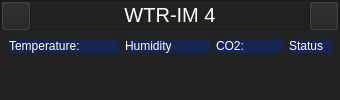
                <widget class="QWidget" name="sensor4_page">
                 <layout class="QVBoxLayout" name="verticalLayout_16">
                  <property name="spacing">
                   <number>0</number>
                  </property>
                  <property name="leftMargin">
                   <number>0</number>
                  </property>
                  <property name="topMargin">
                   <number>0</number>
                  </property>
                  <property name="rightMargin">
                   <number>0</number>
                  </property>
                  <property name="bottomMargin">
                   <number>0</number>
                  </property>
                  <item>
                   <widget class="QFrame" name="sensor4_main_frame">
                    <property name="styleSheet">
                     <string notr="true">background-color: rgb(34, 34, 34);
</string>
                    </property>
                    <property name="frameShape">
                     <enum>QFrame::NoFrame</enum>
                    </property>
                    <property name="frameShadow">
                     <enum>QFrame::Raised</enum>
                    </property>
                    <layout class="QVBoxLayout" name="verticalLayout_14">
                     <property name="spacing">
                      <number>0</number>
                     </property>
                     <property name="leftMargin">
                      <number>0</number>
                     </property>
                     <property name="topMargin">
                      <number>0</number>
                     </property>
                     <property name="rightMargin">
                      <number>0</number>
                     </property>
                     <property name="bottomMargin">
                      <number>0</number>
                     </property>
                     <item>
                      <widget class="QFrame" name="sensor4_header">
                       <property name="maximumSize">
                        <size>
                         <width>16777215</width>
                         <height>30</height>
                        </size>
                       </property>
                       <property name="styleSheet">
                        <string notr="true">QPushButton{
	background-color: rgb(34, 34, 34);
}
QPushButton:hover{
	background-color: rgb(0, 104, 156);
	border-radius: 5px;
}
QLabel{
	background-color: rgb(34, 34, 34);
}
</string>
                       </property>
                       <property name="frameShape">
                        <enum>QFrame::StyledPanel</enum>
                       </property>
                       <property name="frameShadow">
                        <enum>QFrame::Raised</enum>
                       </property>
                       <layout class="QHBoxLayout" name="horizontalLayout_26">
                        <property name="spacing">
                         <number>0</number>
                        </property>
                        <property name="leftMargin">
                         <number>0</number>
                        </property>
                        <property name="topMargin">
                         <number>0</number>
                        </property>
                        <property name="rightMargin">
                         <number>0</number>
                        </property>
                        <property name="bottomMargin">
                         <number>0</number>
                        </property>
                        <item>
                         <widget class="QPushButton" name="sensor4_prev_btn">
                          <property name="minimumSize">
                           <size>
                            <width>0</width>
                            <height>30</height>
                           </size>
                          </property>
                          <property name="maximumSize">
                           <size>
                            <width>30</width>
                            <height>16777215</height>
                           </size>
                          </property>
                          <property name="styleSheet">
                           <string notr="true"/>
                          </property>
                          <property name="text">
                           <string/>
                          </property>
                          <property name="icon">
                           <iconset resource="demo.qrc">
                            <normaloff>:/icons/icons/cil-arrow-circle-left.png</normaloff>:/icons/icons/cil-arrow-circle-left.png</iconset>
                          </property>
                          <property name="iconSize">
                           <size>
                            <width>24</width>
                            <height>24</height>
                           </size>
                          </property>
                         </widget>
                        </item>
                        <item>
                         <widget class="QLabel" name="sensor4_label">
                          <property name="font">
                           <font>
                            <pointsize>15</pointsize>
                            <stylestrategy>PreferDefault</stylestrategy>
                           </font>
                          </property>
                          <property name="styleSheet">
                           <string notr="true">color: rgb(255, 255, 255);</string>
                          </property>
                          <property name="text">
                           <string>WTR-IM 4</string>
                          </property>
                          <property name="alignment">
                           <set>Qt::AlignCenter</set>
                          </property>
                         </widget>
                        </item>
                        <item>
                         <widget class="QPushButton" name="sensor4_next_btn">
                          <property name="minimumSize">
                           <size>
                            <width>0</width>
                            <height>30</height>
                           </size>
                          </property>
                          <property name="maximumSize">
                           <size>
                            <width>30</width>
                            <height>16777215</height>
                           </size>
                          </property>
                          <property name="styleSheet">
                           <string notr="true"/>
                          </property>
                          <property name="text">
                           <string/>
                          </property>
                          <property name="icon">
                           <iconset resource="demo.qrc">
                            <normaloff>:/icons/icons/cil-arrow-circle-right.png</normaloff>:/icons/icons/cil-arrow-circle-right.png</iconset>
                          </property>
                          <property name="iconSize">
                           <size>
                            <width>24</width>
                            <height>24</height>
                           </size>
                          </property>
                         </widget>
                        </item>
                       </layout>
                      </widget>
                     </item>
                     <item>
                      <widget class="QFrame" name="sensor4_body">
                       <property name="styleSheet">
                        <string notr="true">background-color: rgb(34, 34, 34);
border-radius: 5px;</string>
                       </property>
                       <property name="frameShape">
                        <enum>QFrame::NoFrame</enum>
                       </property>
                       <property name="frameShadow">
                        <enum>QFrame::Raised</enum>
                       </property>
                       <layout class="QVBoxLayout" name="verticalLayout_15">
                        <property name="leftMargin">
                         <number>0</number>
                        </property>
                        <property name="topMargin">
                         <number>0</number>
                        </property>
                        <property name="rightMargin">
                         <number>0</number>
                        </property>
                        <property name="bottomMargin">
                         <number>0</number>
                        </property>
                        <item>
                         <widget class="QFrame" name="sensor4_details_frame">
                          <property name="maximumSize">
                           <size>
                            <width>16777215</width>
                            <height>50</height>
                           </size>
                          </property>
                          <property name="styleSheet">
                           <string notr="true">background-color: rgb(34, 34, 34);</string>
                          </property>
                          <property name="frameShape">
                           <enum>QFrame::StyledPanel</enum>
                          </property>
                          <property name="frameShadow">
                           <enum>QFrame::Raised</enum>
                          </property>
                          <layout class="QHBoxLayout" name="horizontalLayout_27">
                           <property name="spacing">
                            <number>6</number>
                           </property>
                           <property name="leftMargin">
                            <number>9</number>
                           </property>
                           <property name="topMargin">
                            <number>9</number>
                           </property>
                           <property name="rightMargin">
                            <number>9</number>
                           </property>
                           <property name="bottomMargin">
                            <number>9</number>
                           </property>
                           <item>
                            <widget class="QFrame" name="sensor4_temp_frame">
                             <property name="styleSheet">
                              <string notr="true">QFrame{
background-color: rgb(23, 37, 83);
border-radius: 5px;
}
QPushButton{
background-color: rgb(23, 37, 83);
}
QPushButton:hover{
	background-color: rgb(0, 104, 156);
	border-radius: 5px;
}</string>
                             </property>
                             <property name="frameShape">
                              <enum>QFrame::StyledPanel</enum>
                             </property>
                             <property name="frameShadow">
                              <enum>QFrame::Raised</enum>
                             </property>
                             <layout class="QHBoxLayout" name="horizontalLayout_28">
                              <property name="spacing">
                               <number>0</number>
                              </property>
                              <property name="leftMargin">
                               <number>0</number>
                              </property>
                              <property name="topMargin">
                               <number>0</number>
                              </property>
                              <property name="rightMargin">
                               <number>0</number>
                              </property>
                              <property name="bottomMargin">
                               <number>0</number>
                              </property>
                              <item>
                               <widget class="QLabel" name="sensor4_temp_label">
                                <property name="minimumSize">
                                 <size>
                                  <width>0</width>
                                  <height>0</height>
                                 </size>
                                </property>
                                <property name="styleSheet">
                                 <string notr="true">color: rgb(255, 255, 255);</string>
                                </property>
                                <property name="text">
                                 <string>Temperature:</string>
                                </property>
                               </widget>
                              </item>
                              <item>
                               <widget class="QLabel" name="sensor4_temp_value">
                                <property name="styleSheet">
                                 <string notr="true">color: rgb(255, 255, 255);</string>
                                </property>
                                <property name="text">
                                 <string/>
                                </property>
                               </widget>
                              </item>
                              <item>
                               <widget class="QPushButton" name="sensor4_temp_trend_btn">
                                <property name="maximumSize">
                                 <size>
                                  <width>32</width>
                                  <height>32</height>
                                 </size>
                                </property>
                                <property name="text">
                                 <string/>
                                </property>
                                <property name="icon">
                                 <iconset resource="demo.qrc">
                                  <normaloff>:/icons/icons/cil-chart-line.png</normaloff>:/icons/icons/cil-chart-line.png</iconset>
                                </property>
                                <property name="iconSize">
                                 <size>
                                  <width>32</width>
                                  <height>32</height>
                                 </size>
                                </property>
                               </widget>
                              </item>
                             </layout>
                            </widget>
                           </item>
                           <item>
                            <widget class="QFrame" name="sensor4_humidity_frame">
                             <property name="styleSheet">
                              <string notr="true">QFrame{
background-color: rgb(23, 37, 83);
border-radius: 5px;
}
QPushButton{
background-color: rgb(23, 37, 83);
}
QPushButton:hover{
	background-color: rgb(0, 104, 156);
	border-radius: 5px;
}</string>
                             </property>
                             <property name="frameShape">
                              <enum>QFrame::StyledPanel</enum>
                             </property>
                             <property name="frameShadow">
                              <enum>QFrame::Raised</enum>
                             </property>
                             <layout class="QHBoxLayout" name="horizontalLayout_29">
                              <property name="spacing">
                               <number>0</number>
                              </property>
                              <property name="leftMargin">
                               <number>0</number>
                              </property>
                              <property name="topMargin">
                               <number>0</number>
                              </property>
                              <property name="rightMargin">
                               <number>0</number>
                              </property>
                              <property name="bottomMargin">
                               <number>0</number>
                              </property>
                              <item>
                               <widget class="QLabel" name="sensor4_humidity_label">
                                <property name="maximumSize">
                                 <size>
                                  <width>46</width>
                                  <height>16777215</height>
                                 </size>
                                </property>
                                <property name="styleSheet">
                                 <string notr="true">color: rgb(255, 255, 255);</string>
                                </property>
                                <property name="text">
                                 <string>Humidity:</string>
                                </property>
                               </widget>
                              </item>
                              <item>
                               <widget class="QLabel" name="sensor4_humidity_value">
                                <property name="styleSheet">
                                 <string notr="true">color: rgb(255, 255, 255);</string>
                                </property>
                                <property name="text">
                                 <string/>
                                </property>
                               </widget>
                              </item>
                              <item>
                               <widget class="QPushButton" name="sensor4_humidity_trend_btn">
                                <property name="maximumSize">
                                 <size>
                                  <width>32</width>
                                  <height>32</height>
                                 </size>
                                </property>
                                <property name="text">
                                 <string/>
                                </property>
                                <property name="icon">
                                 <iconset resource="demo.qrc">
                                  <normaloff>:/icons/icons/cil-chart-line.png</normaloff>:/icons/icons/cil-chart-line.png</iconset>
                                </property>
                                <property name="iconSize">
                                 <size>
                                  <width>32</width>
                                  <height>32</height>
                                 </size>
                                </property>
                               </widget>
                              </item>
                             </layout>
                            </widget>
                           </item>
                           <item>
                            <widget class="QFrame" name="sensor4_CO2_frame">
                             <property name="styleSheet">
                              <string notr="true">QFrame{
background-color: rgb(23, 37, 83);
border-radius: 5px;
}
QPushButton{
background-color: rgb(23, 37, 83);
}
QPushButton:hover{
	background-color: rgb(0, 104, 156);
	border-radius: 5px;
}</string>
                             </property>
                             <property name="frameShape">
                              <enum>QFrame::StyledPanel</enum>
                             </property>
                             <property name="frameShadow">
                              <enum>QFrame::Raised</enum>
                             </property>
                             <layout class="QHBoxLayout" name="horizontalLayout_30">
                              <property name="spacing">
                               <number>0</number>
                              </property>
                              <property name="leftMargin">
                               <number>0</number>
                              </property>
                              <property name="topMargin">
                               <number>0</number>
                              </property>
                              <property name="rightMargin">
                               <number>0</number>
                              </property>
                              <property name="bottomMargin">
                               <number>0</number>
                              </property>
                              <item>
                               <widget class="QLabel" name="sensor4_co2_label">
                                <property name="maximumSize">
                                 <size>
                                  <width>30</width>
                                  <height>16777215</height>
                                 </size>
                                </property>
                                <property name="styleSheet">
                                 <string notr="true">color: rgb(255, 255, 255);</string>
                                </property>
                                <property name="text">
                                 <string>CO2:</string>
                                </property>
                               </widget>
                              </item>
                              <item>
                               <widget class="QLabel" name="sensor4_co2_value">
                                <property name="styleSheet">
                                 <string notr="true">color: rgb(255, 255, 255);</string>
                                </property>
                                <property name="text">
                                 <string/>
                                </property>
                               </widget>
                              </item>
                              <item>
                               <widget class="QPushButton" name="sensor4_co2_trend_btn">
                                <property name="maximumSize">
                                 <size>
                                  <width>32</width>
                                  <height>32</height>
                                 </size>
                                </property>
                                <property name="text">
                                 <string/>
                                </property>
                                <property name="icon">
                                 <iconset resource="demo.qrc">
                                  <normaloff>:/icons/icons/cil-chart-line.png</normaloff>:/icons/icons/cil-chart-line.png</iconset>
                                </property>
                                <property name="iconSize">
                                 <size>
                                  <width>32</width>
                                  <height>32</height>
                                 </size>
                                </property>
                               </widget>
                              </item>
                             </layout>
                            </widget>
                           </item>
                           <item>
                            <widget class="QFrame" name="sensor4_status_frame">
                             <property name="styleSheet">
                              <string notr="true">QFrame{
background-color: rgb(23, 37, 83);
border-radius: 5px;
}
QPushButton{
background-color: rgb(23, 37, 83);
}
QPushButton:hover{
	background-color: rgb(0, 104, 156);
	border-radius: 5px;
}</string>
                             </property>
                             <property name="frameShape">
                              <enum>QFrame::StyledPanel</enum>
                             </property>
                             <property name="frameShadow">
                              <enum>QFrame::Raised</enum>
                             </property>
                             <layout class="QHBoxLayout" name="horizontalLayout_31">
                              <property name="spacing">
                               <number>0</number>
                              </property>
                              <property name="leftMargin">
                               <number>0</number>
                              </property>
                              <property name="topMargin">
                               <number>0</number>
                              </property>
                              <property name="rightMargin">
                               <number>0</number>
                              </property>
                              <property name="bottomMargin">
                               <number>0</number>
                              </property>
                              <item>
                               <widget class="QLabel" name="sensor4_status_label">
                                <property name="maximumSize">
                                 <size>
                                  <width>35</width>
                                  <height>16777215</height>
                                 </size>
                                </property>
                                <property name="styleSheet">
                                 <string notr="true">color: rgb(255, 255, 255);</string>
                                </property>
                                <property name="text">
                                 <string>Status:</string>
                                </property>
                               </widget>
                              </item>
                              <item>
                               <widget class="QLabel" name="sensor4_status_value">
                                <property name="styleSheet">
                                 <string notr="true">color: rgb(255, 255, 255);</string>
                                </property>
                                <property name="text">
                                 <string/>
                                </property>
                               </widget>
                              </item>
                             </layout>
                            </widget>
                           </item>
                          </layout>
                         </widget>
                        </item>
                        <item>
                         <widget class="MplWidget" name="sensor4_MplWidget" native="true"/>
                        </item>
                       </layout>
                      </widget>
                     </item>
                    </layout>
                   </widget>
                  </item>
                 </layout>
                </widget>
